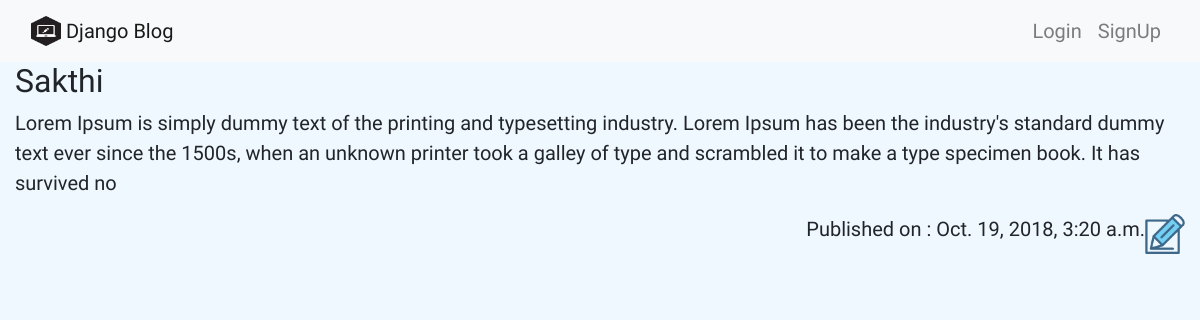
Before: /1/details with the older database file.
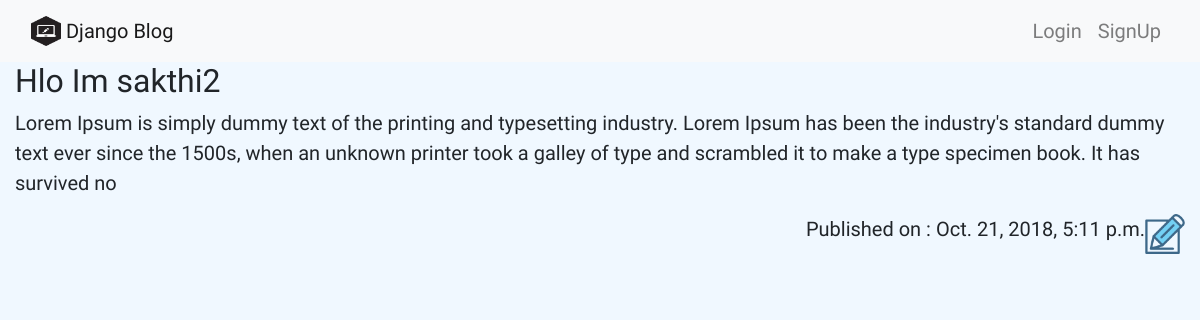
After: the same page with the newer database file.
### blog/models.py (models this page shows, shortened)
class Post(models.Model):
	title=models.CharField(max_length=264)
	author=models.ForeignKey('auth.user',on_delete=models.CASCADE)
	text=models.CharField(max_length=264)
	created_date=models.DateTimeField(default=timezone.now())
	pub_date=models.DateTimeField(blank=True,null=True)
	def __str__(self):
		return self.title

### blog/views.py (the view)
# urls.py: path('<int:pid>/details',views.details,name="details"),
def details(request,pid):
	post=Post.objects.get(pk=pid)
	print(post)
	return  render(request,'blog/details.html',{'post':post})

### templates/blog/details.html
<!doctype html>
{% extends "base.html" %}
{% load staticfiles %}
{% block content %}
<div class="container-fluid">
	<h2 >{{post.title}}</h2>
	<p>{{post.text | linebreaksbr}}</p>
	{% if user.is_superuser %}
	<a  href="{% url "edit" pk=post.pk%}"><img align="right" src="{% static "images/edit.png" %}" id="pluns" alt="AddPost" width="40px" height="40px"  ></a>
	{% else %}
       <a  href="{% url "edit" pk=post.pk%}"><img align="right" src="{% static "images/edit.png" %}" id="pluns" alt="AddPost" width="40px" height="40px"  ></a>
	{% endif %}
   <p align="right">Published on : {{post.pub_date}}</p>
</div>
{% endblock  %}

Changed rows visible on the page:
changed Post: title "Sakthi" → "Hlo Im sakthi2"; pub_date "Oct. 19, 2018, 3:20 a.m." → "Oct. 21, 2018, 5:11 p.m."
